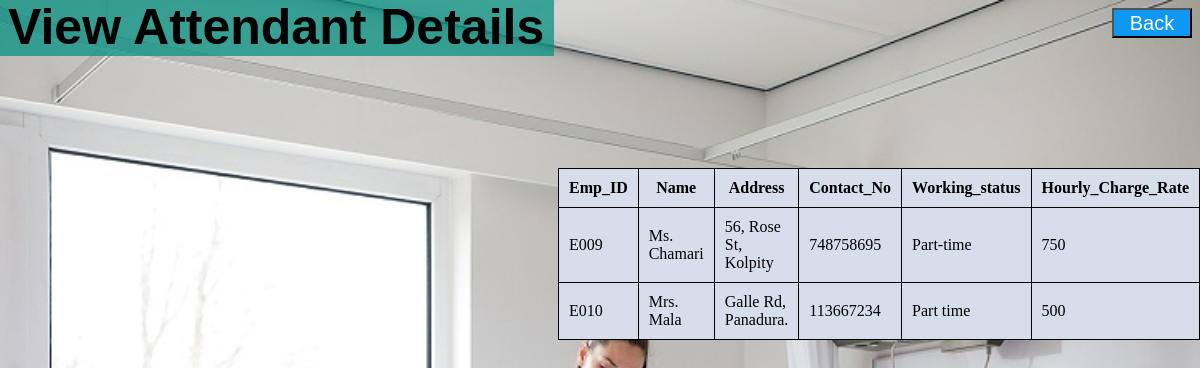
The app's page /HMS/CeoAttendantView.php with its own data.
### tables this page shows
CREATE TABLE `attendant` (
  `Emp_ID` varchar(20) NOT NULL,
  `Hourly_Charge_Rate` int(5) NOT NULL
);

CREATE TABLE `employee` (
  `Emp_ID` varchar(20) NOT NULL,
  `Name` varchar(50) NOT NULL,
  `Address` varchar(100) NOT NULL,
  `Contact_No` int(10) NOT NULL,
  `Working_status` varchar(15) NOT NULL
);

### HMS/CeoAttendantView.php (the view, shortened to what this page needs)
<!DOCTYPE html>
<html lang="en">
<head>
    <link rel="stylesheet" href="CeoAttendantView.css">
</head>
<body>
    <div class="header">
        <h1 class="role">View Attendant Details</h1>
        <button type="button" class="button">
                <a href="CeoView.php" class="Back"> Back </a>
       </button>
    </div>
        <?php require_once('connection2.php');
            $query = "SELECT employee.Emp_ID, employee.Name, employee.Address,employee.Contact_No, employee.Working_status, attendant.Hourly_Charge_Rate from employee right join attendant on employee.Emp_ID = attendant.Emp_ID";
            $result_set = mysqli_query($connection, $query);
            if($result_set )
            {
                $table = '<table class="table">';
                $table .= '<tr><th> Emp_ID</th><th> Name </th><th> Address </th><th> Contact_No </th>
                          <th> Working_status </th><th> Hourly_Charge_Rate </th>
                          </tr>';
                while(($record = mysqli_fetch_assoc($result_set)))
                {
                    $table .= '<tr>';
                    $table .= '<td>' . $record['Emp_ID']  . '</td>';
                    $table .= '<td>' . $record['Name']  . '</td>';
                    $table .= '<td>' . $record['Address']  . '</td>';
                    $table .= '<td>' . $record['Contact_No']  . '</td>';
                    $table .= '<td>' . $record['Working_status']  . '</td>';
                    $table .= '<td>' . $record['Hourly_Charge_Rate']  . '</td>';
                    $table .= '</tr>';
                }
                echo $table;
            }
        ?>
</body>
</html>

### HMS/CeoAttendantView.css (style rules this page uses)
.header { height: 180px; width: 100%; }
.role { font-size: 50px; float: left; font-family:'Trebuchet MS', 'Lucida Sans Unicode', 'Lucida Grande', 'Lucida Sans', Arial, sans-serif; margin-top: -10px; background-color: rgba(6, 145, 131, 0.747); padding-right: 10px; margin-left: -10px; padding-left: 10px; }
.button { float: right; background-color: rgb(14, 152, 243); width: 80px; height: 30px; font-size: 20px; transition-duration: 0.4s; }
.Back { text-decoration: none; color: White; font-family: 'Franklin Gothic Medium', 'Arial Narrow', Arial, sans-serif; }
.table { background-color: rgb(214, 221, 235); padding-bottom: 40px; width: 25%; padding-left: 10px; margin-left: 550px; margin-top: -20px; }

### HMS/CeoAttendantView.php (style rules this page uses)
body { background-image: url('Home/Attendant.jpg'); background-repeat: no-repeat; background-attachment: fixed; background-size: cover; }
td, th { border: 1px solid black; padding: 10px; }
table { border-collapse: collapse; }

### records on screen
attendant: Emp_ID.Emp_ID "E009", Emp_ID.Name "Ms. Chamari", Emp_ID.Address "56, Rose St, Kolpity", Emp_ID.Contact_No "748758695", Emp_ID.Working_status "Part-time", Hourly_Charge_Rate "750"
attendant: Emp_ID.Emp_ID "E010", Emp_ID.Name "Mrs. Mala", Emp_ID.Address "Galle Rd, Panadura.", Emp_ID.Contact_No "113667234", Emp_ID.Working_status "Part time", Hourly_Charge_Rate "500"
